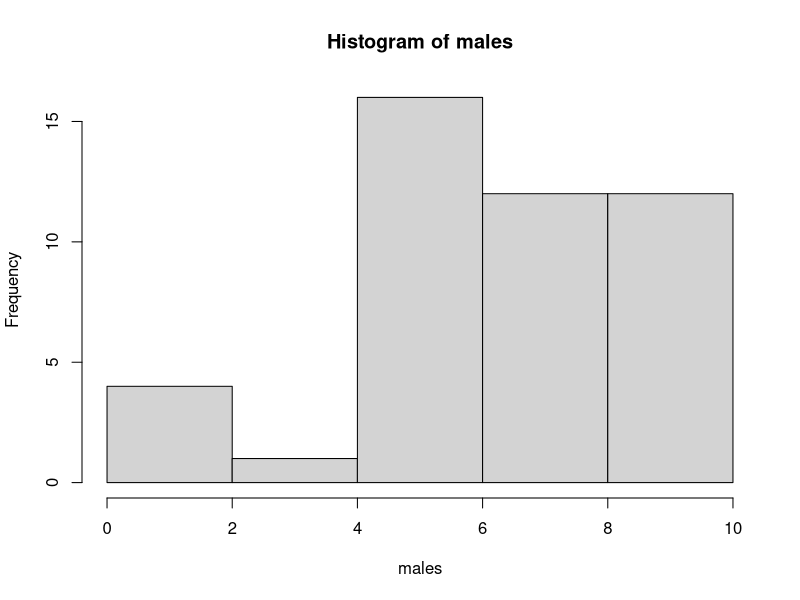
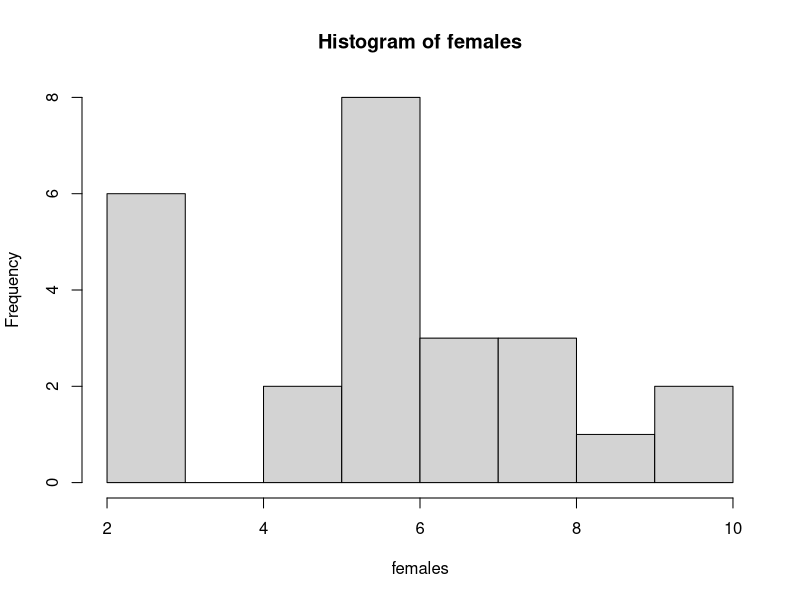

Recreate these plots in R, in order.
data <- read.csv("survey_data_2019.txt" , header=TRUE , sep='\t')
data <- data[complete.cases(data[,"prob"]),]
# We are going to use the variable X1bar - X2bar (x1bar avg value of males , x2bar avg value of females)
males <- data[data$sex == 'M',]$prob
females <- data[data$sex == 'F',]$prob

#Examining the data
hist(males)
hist(females)
#No outliers and the distr looks normal enough

#Calculating sample size
nrow(data[data$sex == 'M',]) -> N1
nrow(data[data$sex == 'F',]) -> N2

#Calculating the sdeviastions of each male and female data
sd(males) -> s1
sd(females) -> s2

#sample sd
s <- s1/N1 + s2/N2

mean(males) -> m1
mean(females) -> m2
#Null hypothesis is avg(males) == avg(females)
#Alternative hypothesis is avg(males) > avg(females)

#estimated value
m <- m1-m2
#hypothesized value
h <- 0
# Statistic  t test
t <-  ( m - 0 ) / s
# P - value ( with t test using Student t probabiliy function )
# and one sided significane test ( so input value is t)
pval <- pt(df= N1+N2 , -abs(t))
#pval is 1.311082e-07 os the null hypothesis is rejected
